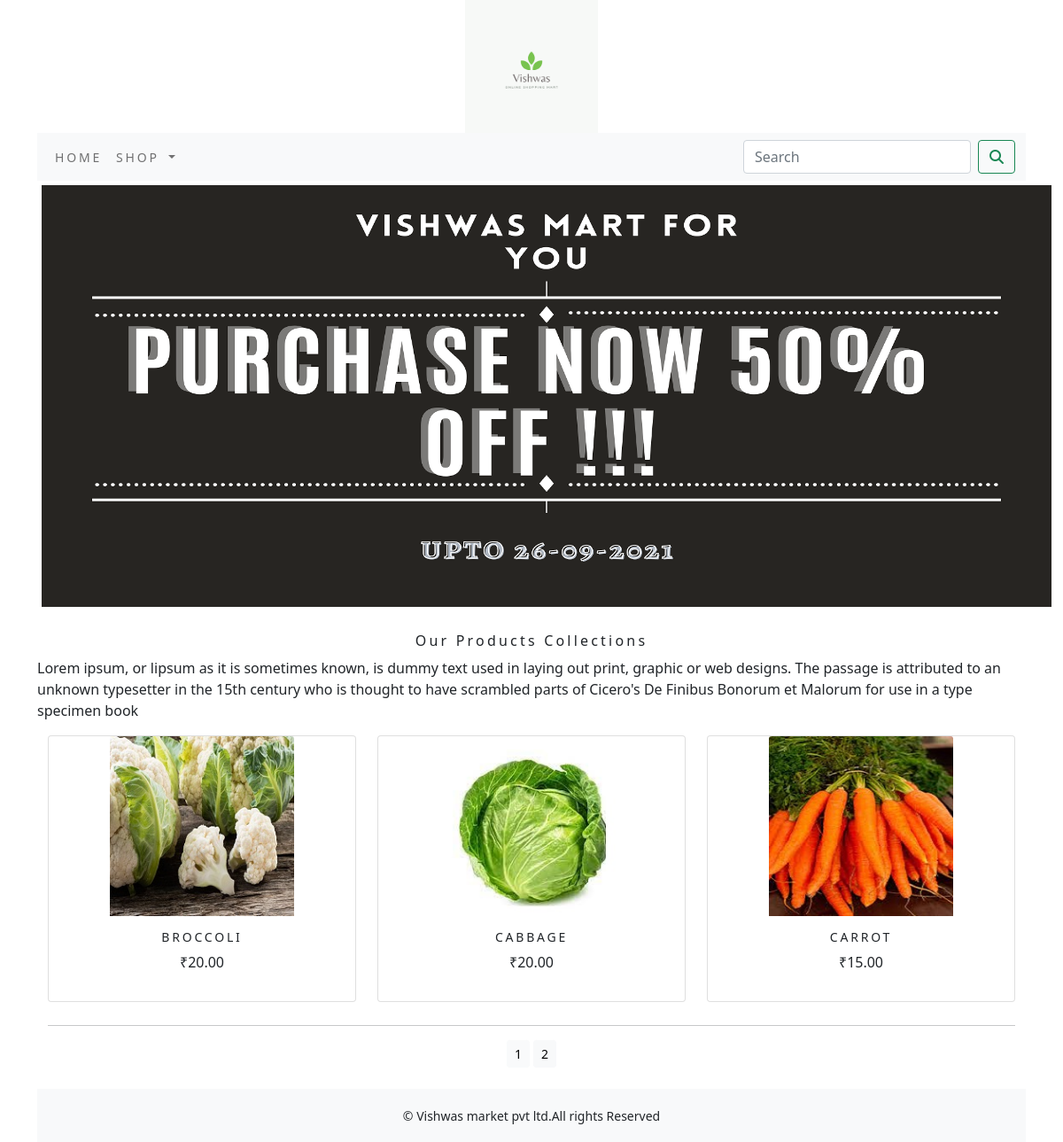
The app's page /shop/ with its own data.
### shop/models.py (models this page shows, shortened)
class Product(models.Model):
    name=models.CharField(max_length=250,unique=True)
    slug=models.SlugField(max_length=250,unique=True)
    description=models.TextField(blank=True)
    price=models.DecimalField(max_digits=10,decimal_places=2)
    category=models.ForeignKey(Category,on_delete=models.CASCADE)
    image=models.ImageField(upload_to='product',blank=True)
    stock=models.IntegerField()
    available=models.BooleanField(default=True)
    created=models.DateTimeField(auto_now_add=True)
    updated=models.DateTimeField(auto_now=True)
    def get_url(self):
        return  reverse('shop:prodCatdetail',args=[self.category.slug,self.slug])
    class Meta:
        ordering=('name',)
        verbose_name='product'
        verbose_name_plural='products'

### shop/views.py (the view)
# urls.py: path('',views.allProdCat,name='allProdCat'),
def allProdCat(request,c_slug=None):
    c_page=None
    products_list=None
    if c_slug!=None:
        c_page=get_object_or_404(Category,slug=c_slug)
        products_list=Product.objects.all().filter(category=c_page,available=True)
    else:
        products_list=Product.objects.all().filter(available=True)
    paginator=Paginator(products_list,3)
    try:
        page=int(request.GET.get('page','1'))
    except:
        page=1
    try:
        products=paginator.page(page)
    except  (EmptyPage,InvalidPage):
        products=paginator.page(paginator.num_pages)
    return  render(request,"category.html",{'category':c_page,'products':products})

### cart/context_processors.py (called while the page is built)
def counter(request):
    item_count=0
    if 'admin' in request.path:
        return  {}
    else:
        try:
            cart=Cart.objects.filter(cart_id=_cart_id(request))
            car_items=CartItem.objects.all().filter(cart=cart[:1])
            for cart_item in car_items:
                item_count += cart_item.quantity
        except Cart.DoesNotExist:
            item_count =0
    return  dict(item_count=item_count)

### cart/views.py (called while the page is built)
def _cart_id(request):
    cart=request.session.session_key
    if not cart:
        cart=request.session.create()
    return cart

### shop/context_processors.py (called while the page is built)
def menu_links(request):
    links=Category.objects.all()
    return dict(links=links)

### shop/models.py (called while the page is built)
    def get_url(self):
        return  reverse('shop:product_by_category',args=[self.slug])

### template/category.html (shortened to what this page needs)
{% extends 'base.html' %}
{% load static %}
{% block content %}
<div class="mx-auto">
    {% if category %}
        <img  class="my_image" src="{{category.image.url}}" alt="{{category.name}}">
</div><br>
<div>
    <h1 class="text-center my_title">{{category.name}}</h1>
    <p class="text-justify">{{category.desc}}</p>
</div>
{% else %}
<div>
    <center><img  class="my_image my_image_padding" src="{% static 'img/banner.png'  %}"  style="width:1150px;" alt=""></center>
</div>
<br>
<div>
    <h1 class="text-center my_title"> Our Products Collections</h1>
    <p class="text-justify">Lorem ipsum, or lipsum as it is sometimes known, is dummy text used in laying out print, graphic or web designs. The passage is attributed to an unknown typesetter in the 15th century who is thought to have scrambled parts of Cicero's De Finibus Bonorum et Malorum for use in a type specimen book</p>
</div>
{% endif %}
<div class="container">
    <div class="row mx_auto">
        {% for product in products.object_list %}
        <div class="my_bottom_margin col-9 col-sm-12  col-md-4 xol-lg-4">
            <div class="card text-center" style="min-width:18rem;">
                <a href="{{product.get_url}}"><img class="card-img-top my_image" src="{{product.image.url}}" alt="{{product.name}}" style="width:60%;height:60%"></a>
            <div class="card-body">
               <h4>{{product.name}}</h4>
                <p>₹{{product.price}}</p>
            </div>
            </div>
        </div>
        {% endfor %}
    </div>
    <div class="mx-auto">
        {% if products.paginator.num_pages > 1 %}
        <hr>
        <div class="text-center">
            {% for pg in products.paginator.page_range %}
                <a href="?page={{pg}}"  class="btn btn-light btn-sm {% if products.number == pg %} active {% endif %}">{{pg}}</a>
            {% endfor %}
        </div>
        {% endif %}
    </div>
    <br>
</div>
{% endblock %}

### template/base.html (shortened to what this page needs)
{% load static %}
<!DOCTYPE html>
<html lang="en">
<head>
    <link rel="stylesheet" href="{% static 'css/custom.css' %}">
    <link href="{% static 'css/bootstrap.min.css' %}" rel="stylesheet">
</head>
<body>
<div  class="container">
{% include 'header.html' %}
{% include 'navbar.html' %}
{%  block content %}
{% endblock %}
    </div>
{% include 'footer.html' %}
</body>
</html>

### template/header.html
{% load static %}
<header>
    <center>
        <a href="{%url 'shop:allProdCat' %}"> <img src="{% static 'img/logo.png' %}" alt="logimage" style="width:150px;height:150px;" ></a>
    </center>
</header>

### template/navbar.html (shortened to what this page needs)
<nav class="navbar navbar-expand-lg navbar-light bg-light">
  <div class="container-fluid">
    <div class="collapse navbar-collapse" id="navbarSupportedContent">
      <ul class="navbar-nav me-auto mb-2 mb-lg-0">
        <li class="nav-item">
          <a class="nav-link" href="#">Home</a>
        </li>
        <li class="nav-item dropdown {% if 'shop' in request.path %} active {% endif %}">
          <a class="nav-link dropdown-toggle" href="#" id="navbarDropdown" role="button" data-bs-toggle="dropdown" aria-expanded="false">
            Shop
          </a>
        </li>
      </ul>
      <form class="d-flex" action="{% url 'search_app:SearchResult' %}" method="get" >
        <input class="form-control me-2" type="search" placeholder="Search"  name="q" aria-label="Search">
        <button class="btn btn-outline-success" type="submit"><i class="fa fa-search" ></i></button>
      </form>
    </div>
  </div>
</nav>

### template/footer.html
<div class="footer navbar-fixed-bottom  my_footer">
    <p class="text-center">&copy; Vishwas market pvt ltd.All rights Reserved</p>
</div>

### static/css/custom.css (style rules this page uses)
body { font-family: 'Roboto', sans-serif; }
.nav-item { letter-spacing : .2em; font-size :14px; text-transform :uppercase; }
.my_footer { background-color:#f8f9fa; height:60px; }
.my_footer p { padding-top:20px; font-size:14px; }
.my_image { width:100%; height:auto; }
.my_title { font-size:16px; text_transform:uppercase; letter-spacing:.2em; }
.my_image_padding { padding:5px; }
.my_bottom_margin { margin-bottom:10px; }
.card-body h4 { font-size:14px; text-transform:uppercase; letter-spacing:.2em }

### records on screen
Product: image (picture), name "BROCCOLI", price "20.00"
Product: image (picture), name "CABBAGE", price "20.00"
Product: image (picture), name "CARROT", price "15.00"

### other values on screen
{{ pg }} "1" "2"
